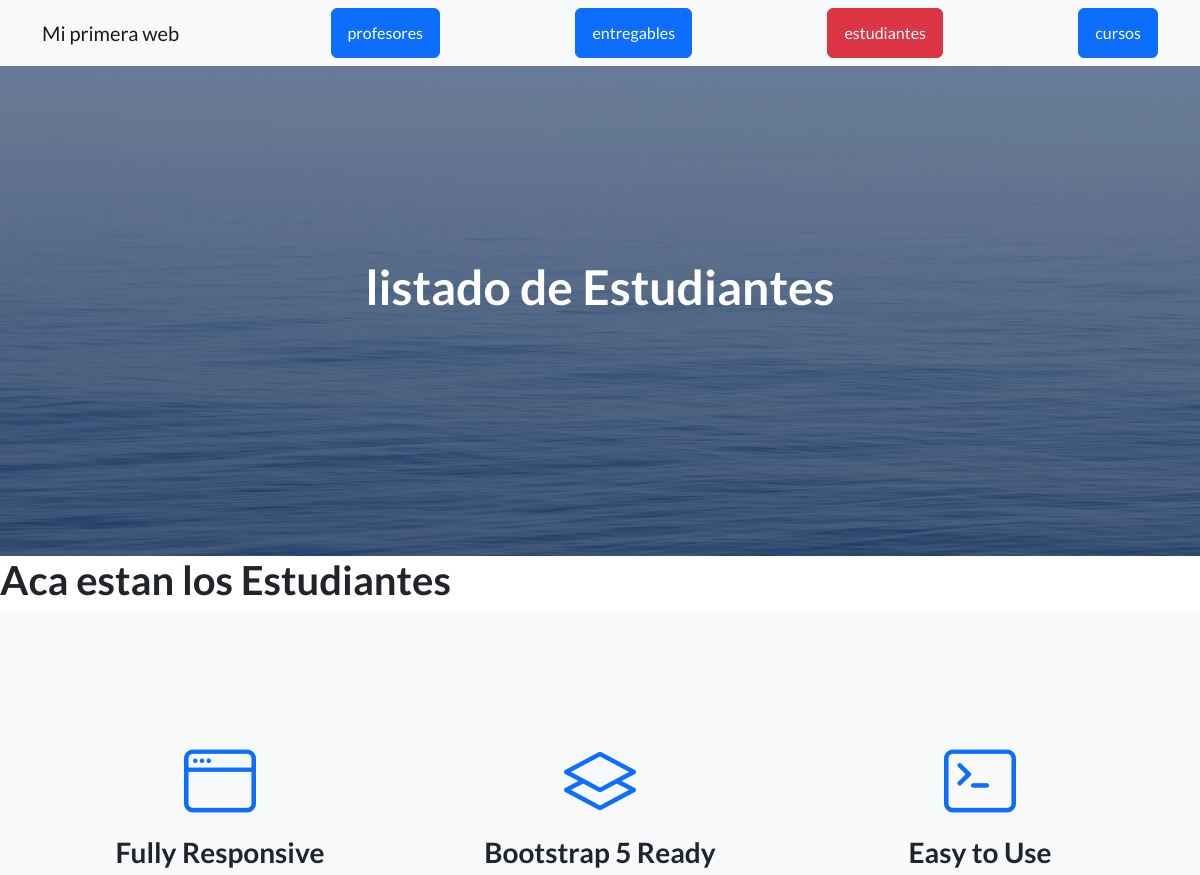
The page /aplicacion1/estudiantes/ (upper part) on the database as committed earlier.
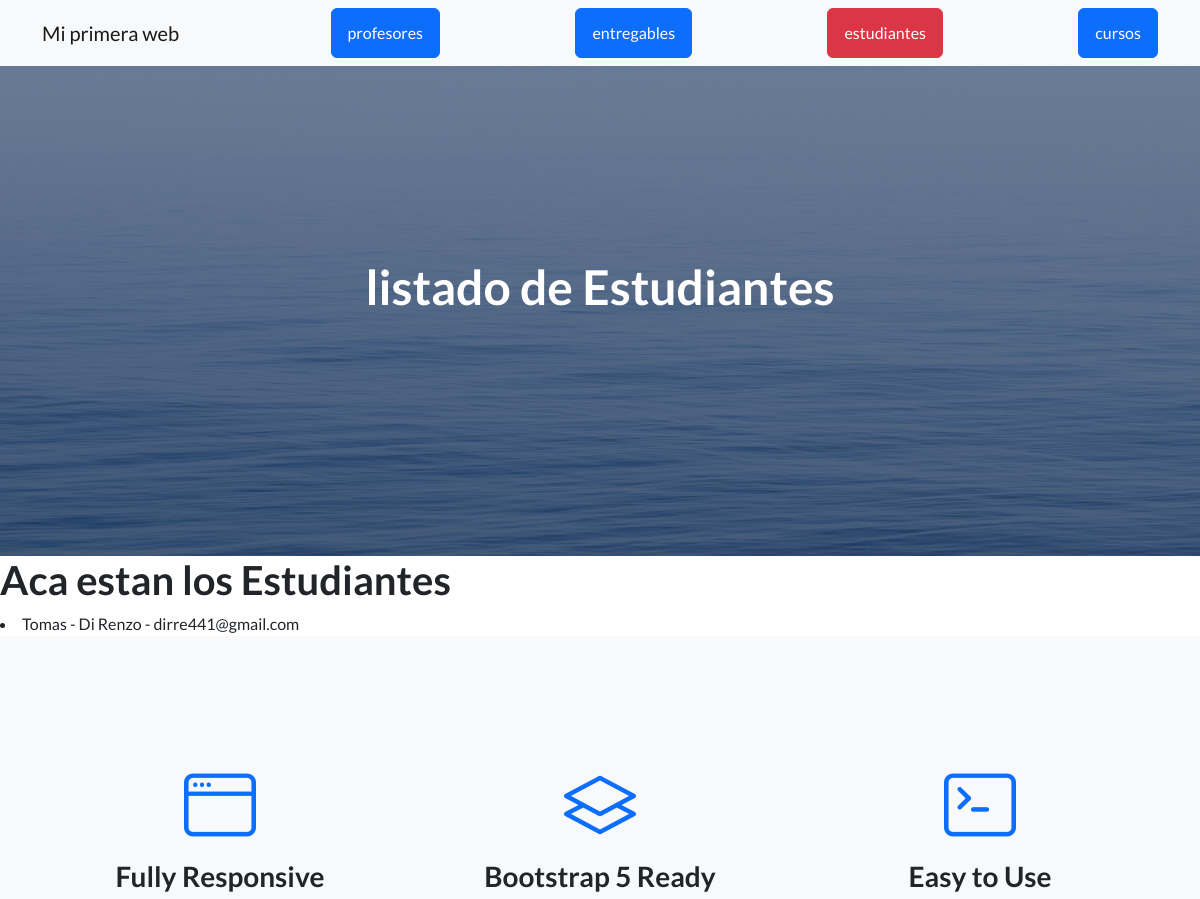
The same page on the database as committed later.
### aplicacion1/models.py (models this page shows, shortened)
class Estudiante(models.Model):
    nombre = models.CharField(max_length=50)
    apellido = models.CharField(max_length=50)
    email = models.EmailField()

### aplicacion1/views.py (the view)
# urls.py: path("estudiantes/", estudiantes, name="estudiantes"),
def estudiantes(request):
    estudiantes = Estudiante.objects.all()
    return render(request,"estudiantes.html", {"estudiantes":estudiantes})

### aplicacion1/templates/estudiantes.html (shortened to what this page needs)
{% extends "padre.html" %}
{% load static %}
{% block boton_profesores %} "btn btn-primary" {% endblock %}
{% block boton_entregabless %} "btn btn-primary" {% endblock %}
{% block boton_estudiantes %} "btn btn-danger" {% endblock %}
{% block boton_cursos %} "btn btn-primary" {% endblock %}
{% block titulo %} listado de Estudiantes {% endblock %}
{% block contenido %}
    <h1>Aca estan los Estudiantes</h1>
    {% for estudiante in estudiantes %}
        <li>{{ estudiante.nombre }} - {{ estudiante.apellido }} - {{ estudiante.email }}</li>
    {% endfor %}
{% endblock %}

Rows that differ between the two databases and show on the page:
added Estudiante: nombre "Tomas", apellido "Di Renzo", email "dirre441@gmail.com"
